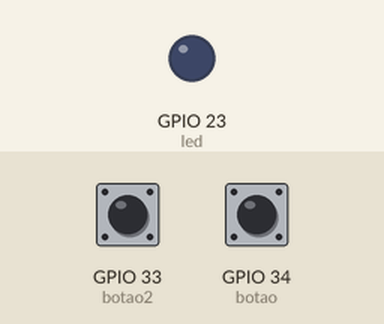
Recording of a sketch running on a simulated ESP32. On the bench: output pins drawn as LEDs (lit = HIGH). Inputs (shaded band) come from the test bench; at power-on: GPIO 34 (botao) HIGH, GPIO 33 (botao2) HIGH. What the sketch prints to the serial monitor is not drawn.

Above: at 1.2 s.
1.3 s: GPIO 34 (botao) pulled LOW for 0.15 s
At 2.0 s:
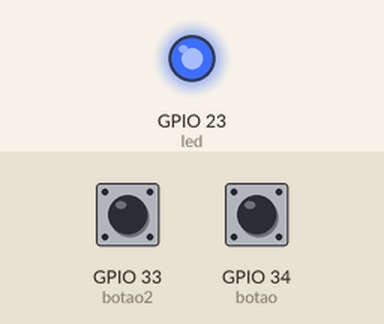
2.9 s: GPIO 33 (botao2) pulled LOW for 0.15 s
At 3.4 s:
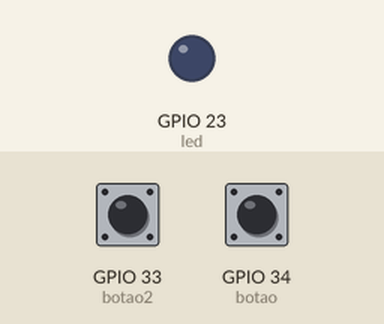
4.5 s: GPIO 34 (botao) pulled LOW for 1 s
At 5.6 s:
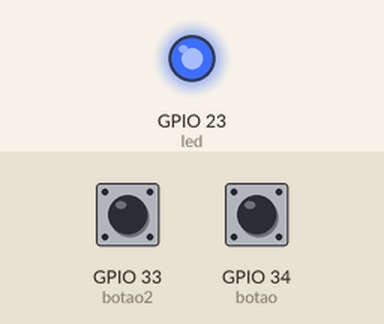
Timing chart, 0 to 7.5 s (numbered marks = the images above; inputs shaded):
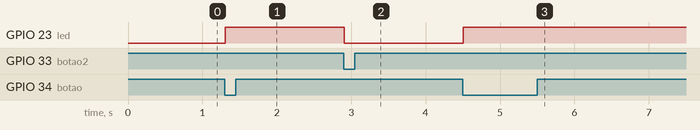

The sketch:

sketch.ino
```cpp
#define led 23
#define botao 34
#define botao2 33

void setup() {
  // vermleho positivo, preto negativo, verde sinal
  Serial.begin(115200);
  Serial.println("Hello, ESP32!");
  pinMode(led, OUTPUT);
  pinMode(botao, INPUT);
  pinMode(botao2, INPUT_PULLUP);
}

void loop() {
  if(digitalRead(botao) == LOW) {
    digitalWrite(led, HIGH);
  }
  if(digitalRead(botao2) == LOW){
    digitalWrite(led, LOW);
  }
  delay(10);
}
```

Measured:
- after the input at 1.3 s, GPIO 23 (led): LOW → HIGH at once
- after the input at 2.9 s, GPIO 23 (led): HIGH → LOW at once
- after the input at 4.5 s, GPIO 23 (led): LOW → HIGH at once
